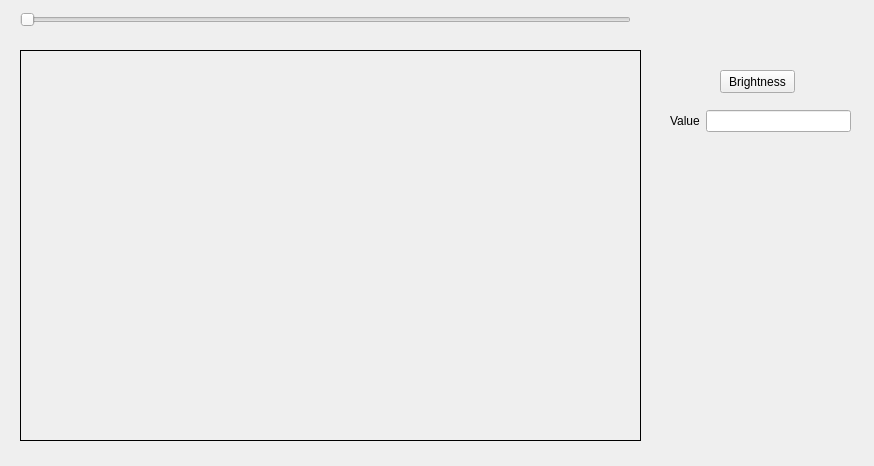
<?xml version="1.0" encoding="UTF-8"?>
<ui version="4.0">
 <class>addform</class>
 <widget class="QWidget" name="addform">
  <property name="geometry">
   <rect>
    <x>0</x>
    <y>0</y>
    <width>874</width>
    <height>466</height>
   </rect>
  </property>
  <property name="windowTitle">
   <string>Form</string>
  </property>
  <widget class="QPushButton" name="pushButton">
   <property name="geometry">
    <rect>
     <x>720</x>
     <y>70</y>
     <width>75</width>
     <height>23</height>
    </rect>
   </property>
   <property name="text">
    <string>Brightness</string>
   </property>
  </widget>
  <widget class="QLabel" name="label">
   <property name="geometry">
    <rect>
     <x>20</x>
     <y>50</y>
     <width>621</width>
     <height>391</height>
    </rect>
   </property>
   <property name="frameShape">
    <enum>QFrame::Box</enum>
   </property>
   <property name="text">
    <string/>
   </property>
   <property name="scaledContents">
    <bool>true</bool>
   </property>
  </widget>
  <widget class="QLabel" name="label_2">
   <property name="geometry">
    <rect>
     <x>460</x>
     <y>50</y>
     <width>46</width>
     <height>13</height>
    </rect>
   </property>
   <property name="text">
    <string/>
   </property>
  </widget>
  <widget class="QSlider" name="horizontalSlider">
   <property name="geometry">
    <rect>
     <x>20</x>
     <y>10</y>
     <width>611</width>
     <height>20</height>
    </rect>
   </property>
   <property name="orientation">
    <enum>Qt::Horizontal</enum>
   </property>
  </widget>
  <widget class="QLabel" name="label_3">
   <property name="geometry">
    <rect>
     <x>670</x>
     <y>200</y>
     <width>46</width>
     <height>13</height>
    </rect>
   </property>
   <property name="text">
    <string/>
   </property>
  </widget>
  <widget class="QWidget" name="">
   <property name="geometry">
    <rect>
     <x>670</x>
     <y>110</y>
     <width>181</width>
     <height>22</height>
    </rect>
   </property>
   <layout class="QHBoxLayout" name="horizontalLayout">
    <item>
     <widget class="QLabel" name="label_4">
      <property name="text">
       <string>Value</string>
      </property>
     </widget>
    </item>
    <item>
     <widget class="QLineEdit" name="lineEdit"/>
    </item>
   </layout>
  </widget>
 </widget>
 <resources/>
 <connections/>
</ui>
